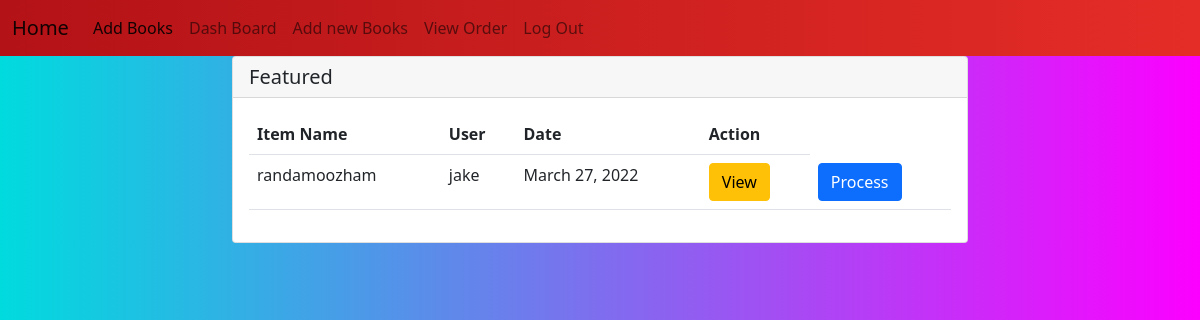
Screenshot of /owner/order/dashbord with the database file from the repository.
### customer/models.py (models this page shows)
class Orders(models.Model):
    user = models.ForeignKey(User, on_delete=models.CASCADE)
    item = models.ForeignKey(Books, on_delete=models.CASCADE)
    address = models.CharField(max_length=250,null=True)
    date = models.DateField(auto_now_add=True,null=True)
    options = (
        ('orderplaced', 'orderplaced'),
        ('dispatched', 'dispatched'),
        ('cancel', 'cancel'),
        ('intransit', 'intransit'),
        ('delivered', 'delivered'),
    )
    status = models.CharField(max_length=150, choices=options, default='orderplaced')
    expected_delivery_date=models.DateField(null=True)

### owner/models.py (models this page shows, shortened)
class Books(models.Model):
    book_name=models.CharField(max_length=120)
    author=models.CharField(max_length=120)
    price=models.PositiveIntegerField()
    copies=models.PositiveIntegerField()
    active_status = models.BooleanField(default=True)
    images=models.ImageField(upload_to="image",null=True,blank=True)

### owner/views.py (the view)
# urls.py: path("order/dashbord",views.OwnerDashView.as_view(),name="dashbors"),
class OwnerDashView(ListView):
    model = Orders
    template_name = "dashboard.html"
    def get(self, request, *args, **kwargs):
        order = self.model.objects.filter(status="orderplaced")
        context = {"order": order}
        return render(request, self.template_name, context)

### owner/templates/dashboard.html
{%extends 'base.html'%}
{%block body_block%}
<div class="row">
    <div class="col-2"></div>
    <div class="col-8">
        <div class="card">
            <h5 class="card-header">Featured</h5>
            <div class="card-body mp-3">
                <table class="table">
                    <tr>
                        <th>Item Name</th>
                        <th>User</th>
                        <th>Date</th>
                        <th>Action</th>
                    </tr>
                   {%for order in order%}
                    <tr>
                        <td>{{order.item.book_name}}</td>
                        <td>{{order.user}}</td>
                        <td>{{order.date}}</td>
                        <td><a href="{%url 'fulldetails' order.id%}" class="btn btn-warning">View</a></td>
                        <td><a href="{%url 'details' order.id%}" class="btn btn-primary">Process</a></td>
                    </tr>
                   {%endfor%}
                </table>
            </div>
        </div>
    </div>
    <div class="col-2"></div>
</div>
{%endblock%}

### owner/static/css/style.css (style rules this page uses)
.color { background-color: #00DBDE; background-image: linear-gradient(90deg, #00DBDE 0%, #FC00FF 100%); }

### rows the page displays
Orders: item.book_name "randamoozham", user "jake", date "March 27, 2022"
